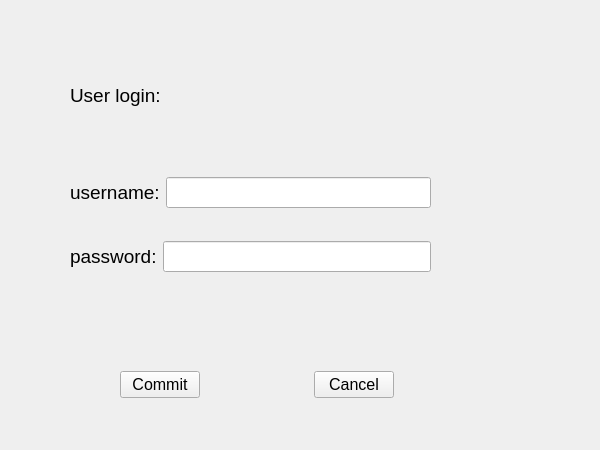
<?xml version="1.0" encoding="UTF-8"?>
<ui version="4.0">
 <class>uloginWidget</class>
 <widget class="QWidget" name="uloginWidget">
  <property name="geometry">
   <rect>
    <x>0</x>
    <y>0</y>
    <width>600</width>
    <height>450</height>
   </rect>
  </property>
  <property name="minimumSize">
   <size>
    <width>600</width>
    <height>450</height>
   </size>
  </property>
  <property name="maximumSize">
   <size>
    <width>600</width>
    <height>450</height>
   </size>
  </property>
  <property name="windowTitle">
   <string>User login</string>
  </property>
  <widget class="QWidget" name="layoutWidget_2">
   <property name="geometry">
    <rect>
     <x>120</x>
     <y>370</y>
     <width>274</width>
     <height>29</height>
    </rect>
   </property>
   <layout class="QHBoxLayout" name="horizontalLayout_2">
    <item>
     <widget class="QPushButton" name="commitButton">
      <property name="font">
       <font>
        <pointsize>12</pointsize>
       </font>
      </property>
      <property name="text">
       <string>Commit</string>
      </property>
     </widget>
    </item>
    <item>
     <spacer name="horizontalSpacer_5">
      <property name="orientation">
       <enum>Qt::Horizontal</enum>
      </property>
      <property name="sizeHint" stdset="0">
       <size>
        <width>100</width>
        <height>20</height>
       </size>
      </property>
     </spacer>
    </item>
    <item>
     <widget class="QPushButton" name="cancelButton">
      <property name="font">
       <font>
        <pointsize>12</pointsize>
       </font>
      </property>
      <property name="text">
       <string>Cancel</string>
      </property>
     </widget>
    </item>
   </layout>
  </widget>
  <widget class="QLabel" name="label">
   <property name="geometry">
    <rect>
     <x>70</x>
     <y>80</y>
     <width>360</width>
     <height>31</height>
    </rect>
   </property>
   <property name="font">
    <font>
     <pointsize>14</pointsize>
    </font>
   </property>
   <property name="text">
    <string>User login:</string>
   </property>
  </widget>
  <widget class="QWidget" name="layoutWidget">
   <property name="geometry">
    <rect>
     <x>70</x>
     <y>150</y>
     <width>361</width>
     <height>151</height>
    </rect>
   </property>
   <layout class="QVBoxLayout" name="verticalLayout">
    <item>
     <layout class="QHBoxLayout" name="horizontalLayout">
      <item>
       <widget class="QLabel" name="usernameLabel">
        <property name="font">
         <font>
          <pointsize>14</pointsize>
         </font>
        </property>
        <property name="text">
         <string>username:</string>
        </property>
       </widget>
      </item>
      <item>
       <widget class="QLineEdit" name="usernameLineEdit">
        <property name="font">
         <font>
          <pointsize>14</pointsize>
         </font>
        </property>
       </widget>
      </item>
     </layout>
    </item>
    <item>
     <layout class="QHBoxLayout" name="horizontalLayout_5">
      <item>
       <widget class="QLabel" name="pswdLabel">
        <property name="font">
         <font>
          <pointsize>14</pointsize>
         </font>
        </property>
        <property name="text">
         <string>password:</string>
        </property>
       </widget>
      </item>
      <item>
       <widget class="QLineEdit" name="pswdLineEdit">
        <property name="font">
         <font>
          <pointsize>14</pointsize>
         </font>
        </property>
       </widget>
      </item>
     </layout>
    </item>
   </layout>
  </widget>
 </widget>
 <resources/>
 <connections/>
</ui>
